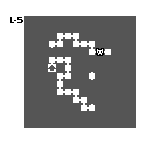

Tiled map render using the project's own tile images. Description and the whole map definition, tile-layer contents included, below:
An orthogonal 20x18 tile map with 8x8 px tiles, 2 tile layers (bg, Tile Layer 1), 3 tilesets.

<map version="1.2" tiledversion="1.2.2" orientation="orthogonal" renderorder="right-down" width="20" height="18" tilewidth="8" tileheight="8" infinite="0" nextlayerid="3" nextobjectid="1">
 <tileset firstgid="1" source="minimap.tsx" />
 <tileset firstgid="33" source="items-2.tsx" />
 <tileset firstgid="97" source="overworld-landscape.tsx" />
 <layer id="2" name="bg" width="20" height="18">
  <data encoding="csv">
192,192,192,192,192,192,192,192,192,192,192,192,192,192,192,192,192,192,192,192,
192,192,192,192,192,192,192,192,192,192,192,192,192,192,192,192,192,192,192,192,
192,192,192,190,190,190,190,190,190,190,190,190,190,190,190,190,190,192,192,192,
192,192,192,190,190,190,190,190,190,190,190,190,190,190,190,190,190,192,192,192,
192,192,192,190,190,190,190,190,190,190,190,190,190,190,190,190,190,192,192,192,
192,192,192,190,190,190,190,190,190,190,190,190,190,190,190,190,190,192,192,192,
192,192,192,190,190,190,190,190,190,190,190,190,190,190,190,190,190,192,192,192,
192,192,192,190,190,190,190,190,190,190,190,190,190,190,190,190,190,192,192,192,
192,192,192,190,190,190,190,190,190,190,190,190,190,190,190,190,190,192,192,192,
192,192,192,190,190,190,190,190,190,190,190,190,190,190,190,190,190,192,192,192,
192,192,192,190,190,190,190,190,190,190,190,190,190,190,190,190,190,192,192,192,
192,192,192,190,190,190,190,190,190,190,190,190,190,190,190,190,190,192,192,192,
192,192,192,190,190,190,190,190,190,190,190,190,190,190,190,190,190,192,192,192,
192,192,192,190,190,190,190,190,190,190,190,190,190,190,190,190,190,192,192,192,
192,192,192,190,190,190,190,190,190,190,190,190,190,190,190,190,190,192,192,192,
192,192,192,190,190,190,190,190,190,190,190,190,190,190,190,190,190,192,192,192,
192,192,192,192,192,192,192,192,192,192,192,192,192,192,192,192,192,192,192,192,
192,192,192,192,192,192,192,192,192,192,192,192,192,192,192,192,192,192,192,192
</data>
 </layer>
 <layer id="1" name="Tile Layer 1" width="20" height="18">
  <data encoding="csv">
0,0,0,0,0,0,0,0,0,0,0,0,0,0,0,0,0,0,0,0,
0,0,0,0,0,0,0,0,0,0,0,0,0,0,0,0,0,0,0,0,
0,91,86,0,0,0,0,0,0,0,0,0,0,0,0,0,0,0,0,0,
0,0,0,0,0,0,0,0,0,0,0,0,0,0,0,0,0,0,0,0,
0,0,0,0,0,0,0,9,8,10,0,0,0,0,0,0,0,0,0,0,
0,0,0,0,0,0,9,12,0,11,8,10,0,0,0,0,0,0,0,0,
0,0,0,0,0,0,0,0,0,0,0,11,31,4,0,0,0,0,0,0,
0,0,0,0,0,0,9,8,10,0,0,0,0,0,0,0,0,0,0,0,
0,0,0,0,0,0,68,0,7,0,0,0,0,0,0,0,0,0,0,0,
0,0,0,0,0,0,0,9,12,0,0,7,0,0,0,0,0,0,0,0,
0,0,0,0,0,0,0,7,0,0,0,0,0,0,0,0,0,0,0,0,
0,0,0,0,0,0,0,11,8,10,0,0,0,0,0,0,0,0,0,0,
0,0,0,0,0,0,0,0,0,11,10,0,0,0,0,0,0,0,0,0,
0,0,0,0,0,0,0,0,0,0,11,12,0,0,0,0,0,0,0,0,
0,0,0,0,0,0,0,0,0,0,0,0,0,0,0,0,0,0,0,0,
0,0,0,0,0,0,0,0,0,0,0,0,0,0,0,0,0,0,0,0,
0,0,0,0,0,0,0,0,0,0,0,0,0,0,0,0,0,0,0,0,
0,0,0,0,0,0,0,0,0,0,0,0,0,0,0,0,0,0,0,0
</data>
 </layer>
</map>
